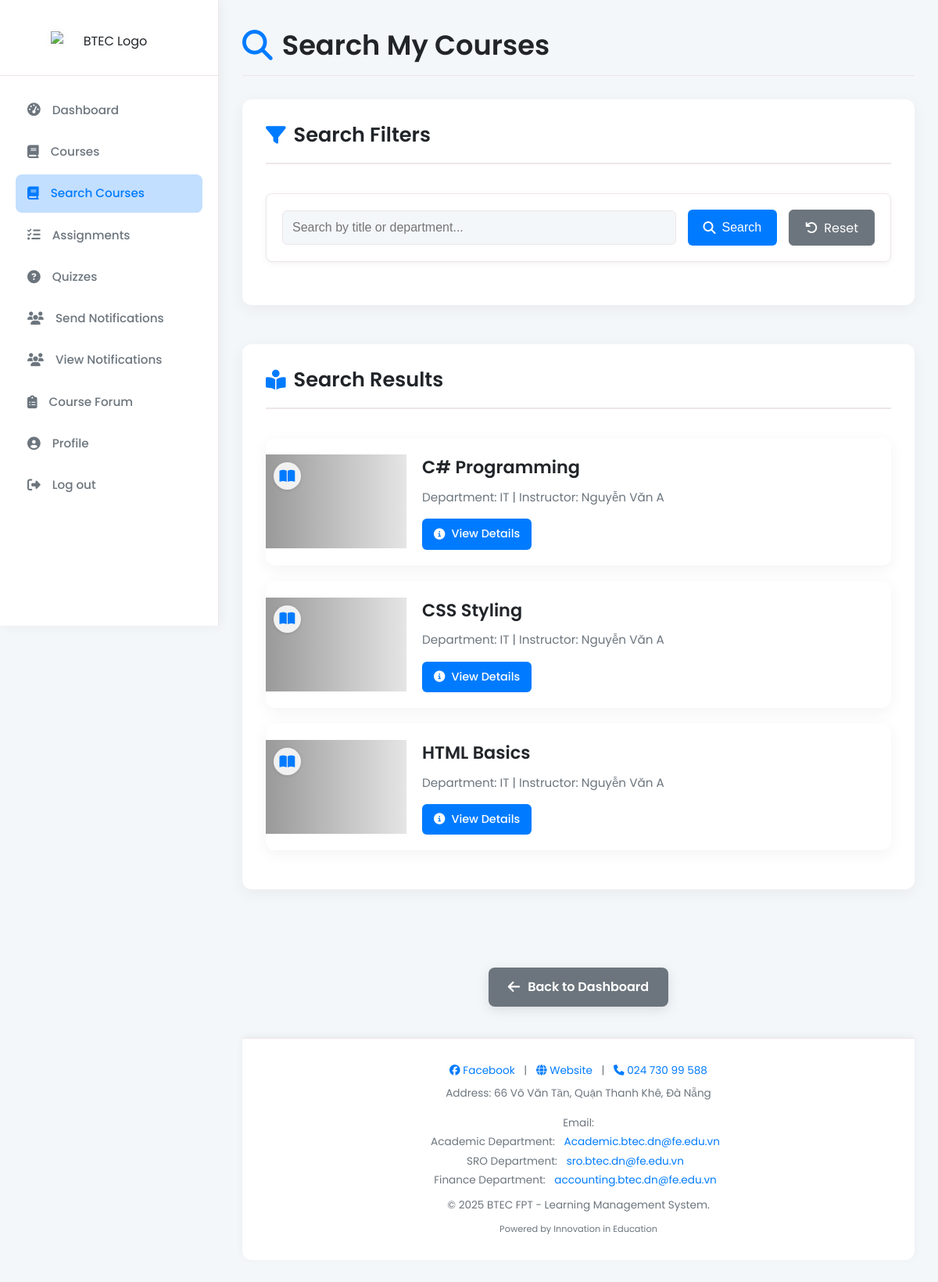
Screenshot of /module/teacher/courses/teacher_search_courses.php (signed in) with the database file from the repository.
### tables this page shows
CREATE TABLE `courses` (
  `id` int NOT NULL,
  `title` varchar(255) NOT NULL,
  `department` varchar(255) DEFAULT NULL,
  `description` text,
  `teacher_id` int DEFAULT NULL,
  `created_at` datetime DEFAULT CURRENT_TIMESTAMP
);

CREATE TABLE `users` (
  `id` int NOT NULL,
  `fullname` varchar(255) NOT NULL,
  `email` varchar(255) NOT NULL,
  `password` varchar(255) NOT NULL,
  `role` enum('student','teacher','admin') DEFAULT 'student',
  `created_at` datetime DEFAULT CURRENT_TIMESTAMP,
  `status` enum('approved','pending') DEFAULT 'approved'
);

### module/teacher/courses/teacher_search_courses.php (the view, shortened to what this page needs)
<?php
include "../../../includes/db_connect.php";
$teacher_id = $_SESSION['user_id'];
$keyword = $_GET['keyword'] ?? "";
$stmt = $conn->prepare("SELECT c.id, c.title, c.department, u.fullname AS instructor
                        FROM courses c
                        JOIN users u ON c.teacher_id = u.id
                        WHERE c.teacher_id = ?
                        ORDER BY c.id DESC");
$stmt->bind_param("i", $teacher_id);
$stmt->execute();
$result = $stmt->get_result();
$matched_courses = [];
while ($course = $result->fetch_assoc()) {
    if (!empty($keyword)) {
        $title_words = explode(" ", $course['title']);
$department_words = explode(" ", $course['department']);
$distance_title = PHP_INT_MAX;
foreach ($title_words as $word) {
    $distance = levenshtein(strtolower(trim($keyword)), strtolower(trim($word)));
    if ($distance < $distance_title) {
        $distance_title = $distance;
    }
}
$distance_department = PHP_INT_MAX;
foreach ($department_words as $word) {
    $distance = levenshtein(strtolower(trim($keyword)), strtolower(trim($word)));
    if ($distance < $distance_department) {
        $distance_department = $distance;
    }
}
        if ($distance_title <= 3 || $distance_department <= 3
            || stripos($course['title'], $keyword) !== false
            || stripos($course['department'], $keyword) !== false) {
            $course['score'] = min($distance_title, $distance_department);
            $matched_courses[] = $course;
        }
    } else {
        $course['score'] = 0;
        $matched_courses[] = $course;
    }
}
usort($matched_courses, function($a, $b) {
    return $a['score'] <=> $b['score'];
});
?>
<!DOCTYPE html>
<html lang="en">
<head>
    <meta name="viewport" content="width=device-width, initial-scale=1.0"> <link rel="stylesheet" href="https://cdnjs.cloudflare.com/ajax/libs/font-awesome/6.5.0/css/all.min.css">
    <link rel="stylesheet" href="../../../css/style.css">
    <link rel ="stylesheet" href="../../../css/teacher/teacher_search_courses.css">
</head>
<body>
    <?php include "../../../includes/teacher_sidebar.php"; ?>
    <div class="main-content">
        <div class="admin-page-header">
            <h2><i class="fas fa-search"></i> Search My Courses</h2>
        </div>
        <div class="progress-overview">
            <h3><i class="fas fa-filter"></i> Search Filters</h3>
            <div class="progress-content">
                <form class="search-form" method="get">
                    <input type="text" name="keyword" placeholder="Search by title or department..." value="<?= htmlspecialchars($keyword) ?>">
                    <button type="submit"><i class="fas fa-search"></i> Search</button>
                    <a href="teacher_search_courses.php" class="reset-button"><i class="fas fa-undo"></i> Reset</a>
                </form>
            </div>
        </div>
        <?php if (count($matched_courses) > 0): ?>
    <div class="progress-overview" style="margin-top: 20px;">
        <h3><i class="fas fa-book-reader"></i> Search Results</h3>
        <div class="progress-content">
            <ul class="course-list">
                <?php foreach ($matched_courses as $course): ?>
                    <li class="course-item">
                        <div class="course-item-image" style="background-image: url('https://source.unsplash.com/random/800x400?education,coding&sig=<?= $course['id'] ?>');">
                            <span class="course-icon"><i class="fas fa-book-open"></i></span>
                        </div>
                        <div class="course-item-content">
                            <h3 class="course-item-title"><?= htmlspecialchars($course['title']) ?></h3>
                            <p class="course-item-description">Department: <?= htmlspecialchars($course['department']) ?> | Instructor: <?= htmlspecialchars($course['instructor']) ?></p>
                            <div class="course-item-actions">
                                <a href="teacher_course_detail.php?course_id=<?= $course['id'] ?>"><i class="fas fa-info-circle"></i> View Details</a>
                            </div>
                        </div>
                    </li>
                <?php endforeach; ?>
            </ul>
        </div>
    </div>
<?php else: ?>
    <p class="no-results"><i class="fas fa-exclamation-circle"></i> No courses found matching your search criteria.</p>
<?php endif; ?>
        <div class="back-to-courses" style="margin-top: 30px; text-align: center;">
            <a href="../dashboard/teacher_dashboard.php" class="back-button"><i class="fas fa-arrow-left"></i> Back to Dashboard</a>
        </div>
        <?php include "../../../includes/footer.php"; ?>
    </div>
</body>
</html>

### css/style.css (style rules this page uses)
:root { --primary-color: #007bff; --accent-color: #dc3545; --background-light: #f4f7fa; --background-card: #ffffff; --text-dark: #212529; --text-medium: #6c757d; --text-light: #ced4da; --border-color: #eee6e6; --shadow-light: rgba(0, 0, 0, 0.05); --shadow-medium: rgba(0, 0, 0, 0.1); }
*, *::before, *::after { box-sizing: border-box; margin: 0; padding: 0; }
body { font-family: 'Poppins', sans-serif; background-color: var(--background-light); color: var(--text-dark); line-height: 1.6; display: flex; min-height: 100vh; }

### rows the page displays
courses: title "C# Programming", department "IT", teacher.fullname "Nguyễn Văn A"
courses: title "CSS Styling", department "IT", teacher.fullname "Nguyễn Văn A"
courses: title "HTML Basics", department "IT", teacher.fullname "Nguyễn Văn A"
